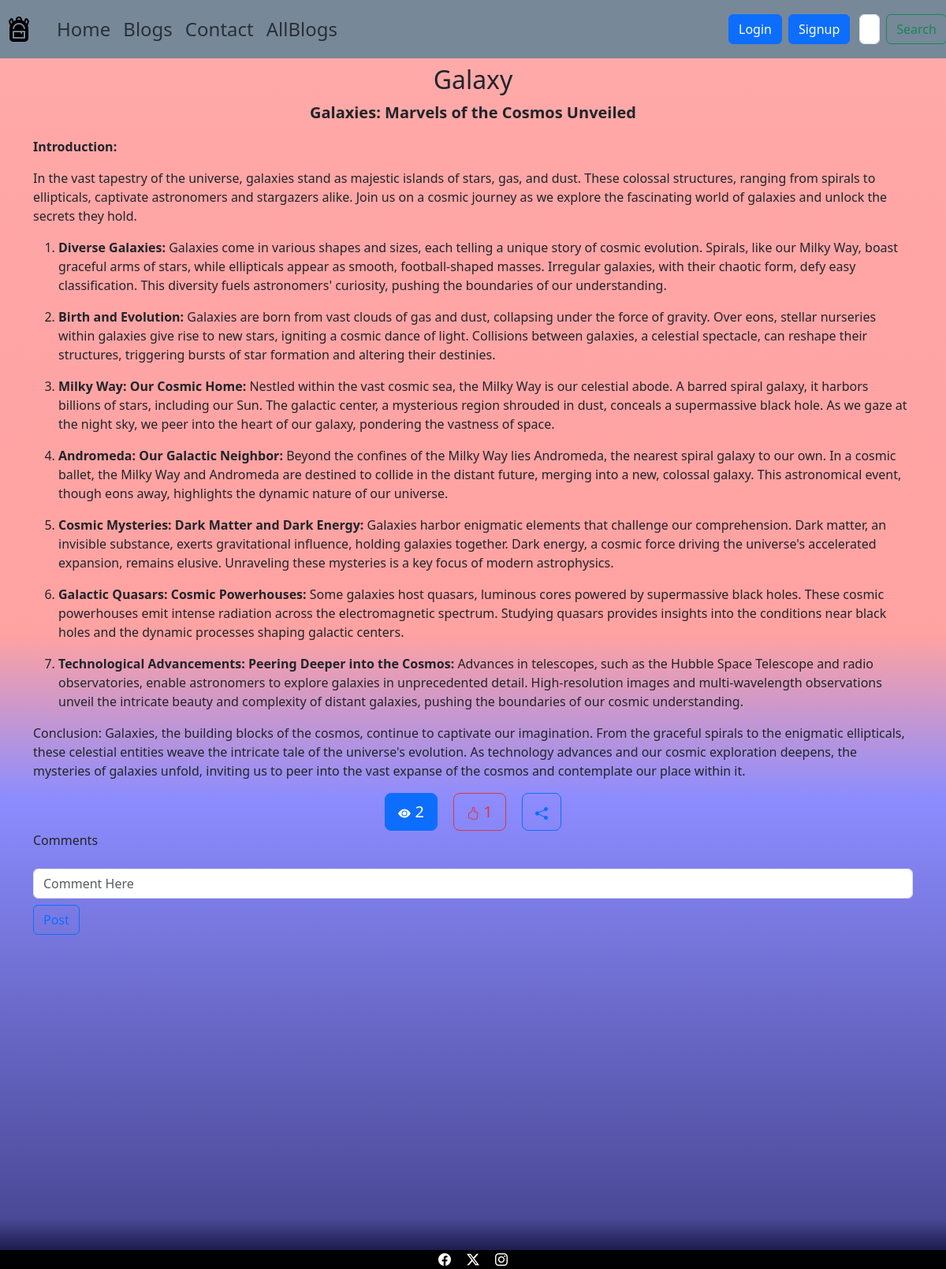
Page /blog_details/1/ on the committed database.
### myBlogs/models.py (models this page shows, shortened)
class blog_post(models.Model):
    blog_title = models.CharField(max_length=80)
    blog_img = models.ImageField(upload_to='images/')
    blog_description=RichTextField()
    Blog_cat = models.ForeignKey(blog_category,null=True, default= None ,on_delete=models.CASCADE)
    like_count =models.IntegerField(default=0, null = True)
    view_count = models.IntegerField(default=0, null = True)

### myBlogs/views.py (the view)
# urls.py: path('blog_details/<str:blog_id>/',views.blog_details,name ='blog_details'),
def blog_details(request, blog_id):
    obj = get_object_or_404(blog_post, pk=blog_id)
    z=obj.view_count
    z=z+1
    obj.view_count=z
    obj.save()
    return render(request,'myblogs/blog_details.html', {"obj":obj})

### myBlogs/templates/myBlogs/blog_details.html (shortened to what this page needs)
<!DOCTYPE html>
<html lang="en">
  <head>
    <link href="https://cdn.jsdelivr.net/npm/bootstrap@5.3.2/dist/css/bootstrap.min.css" rel="stylesheet" />
    {% include 'myBlogs/navigation_bar.html' %}
  </head>
  <body style="background: rgb(2,0,36);
  background: linear-gradient(0deg, rgba(2,0,36,1) 0%, rgba(74,73,150,1) 4%, rgba(140,140,255,1) 37%, rgba(255,162,162,1) 50%, rgba(255,166,166,1) 87%, rgba(255,172,172,1) 100%);">
    <div class="container mt-2">
      <h2 class="text-center">{{ obj.blog_title }}</h2>
      {{ obj.blog_description|safe }}
      <div class="container text-center">
        <a href="#" class="btn btn-primary btn-lg mx-2">
          <svg xmlns="http://www.w3.org/2000/svg" width="16" height="16" fill="currentColor" class="bi bi-eye-fill" viewBox="0 0 16 16">
            <path d="M10.5 8a2.5 2.5 0 1 1-5 0 2.5 2.5 0 0 1 5 0" />
            <path d="M0 8s3-5.5 8-5.5S16 8 16 8s-3 5.5-8 5.5S0 8 0 8m8 3.5a3.5 3.5 0 1 0 0-7 3.5 3.5 0 0 0 0 7" />
          </svg> {{ obj.view_count }}
        </a>
        <a href="{% url 'add_like' obj.id %}" class="btn btn-outline-danger btn-lg mx-2">
           {{ obj.like_count }}
        </a>
        <a href="#" class="btn btn-outline-primary btn-lg mx-2">
          <svg xmlns="http://www.w3.org/2000/svg" width="16" height="16" fill="currentColor" class="bi bi-share-fill" viewBox="0 0 16 16">
            <path d="M11 2.5a2.5 2.5 0 1 1 .603 1.628l-6.718 3.12a2.5 2.5 0 0 1 0 1.504l6.718 3.12a2.5 2.5 0 1 1-.488.876l-6.718-3.12a2.5 2.5 0 1 1 0-3.256l6.718-3.12A2.5 2.5 0 0 1 11 2.5" />
          </svg>
        </a>
      </div>
      <div class="form-group">
        <form method="post" action="">
          <lable>Comments</lable>
          <input type="text" class="form-control mt-4" placeholder="Comment Here" id="comment" name="comment" />
          <button type="submit" class="btn btn-outline-primary mt-2">Post</button>
        </form>
      </div>
    </div>
    <footer>
      {% include 'myBlogs/footer.html' %}
    </footer>
  </body>
</html>

### rows in the picture
blog_post: blog_title "Galaxy", blog_description "Galaxies: Marvels of the Cosmos Unveiled Introduction: In the vast tapestry of the universe, galaxies stand as majestic islands of stars, gas, and dust. These colossal structures, ranging from spirals to ellipticals, captivate astronomers and stargazers alike. Join us on a cosmic journey as we explore the fascinating world of galaxies and unlock the secrets they hold. Diverse Galaxies: Galaxies come in various shapes and sizes, each telling a unique story of cosmic evolution. Spirals, like our Milky Way, boast graceful arms of stars, while ellipticals appear as smooth, football-shaped masses. Irregular galaxies, with their chaotic form, defy easy classification. This diversity fuels…", view_count "2", like_count "1"
